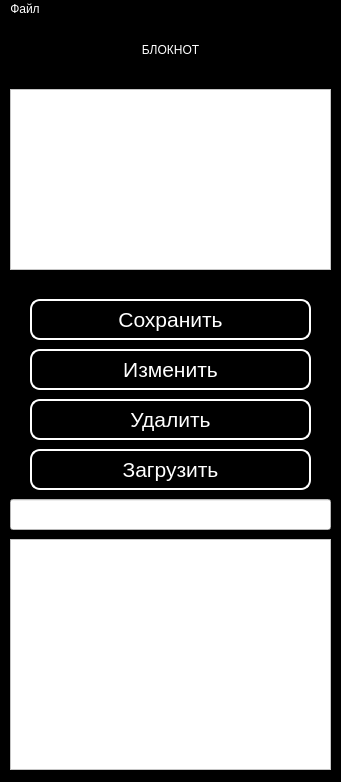
<?xml version="1.0" encoding="UTF-8"?>
<ui version="4.0">
 <class>MainWindow</class>
 <widget class="QMainWindow" name="MainWindow">
  <property name="geometry">
   <rect>
    <x>0</x>
    <y>0</y>
    <width>341</width>
    <height>782</height>
   </rect>
  </property>
  <property name="sizePolicy">
   <sizepolicy hsizetype="Fixed" vsizetype="Fixed">
    <horstretch>255</horstretch>
    <verstretch>255</verstretch>
   </sizepolicy>
  </property>
  <property name="cursor">
   <cursorShape>PointingHandCursor</cursorShape>
  </property>
  <property name="windowTitle">
   <string>Блокнот</string>
  </property>
  <property name="styleSheet">
   <string notr="true">background-color: rgb(0, 0, 0);</string>
  </property>
  <property name="tabShape">
   <enum>QTabWidget::Rounded</enum>
  </property>
  <widget class="QWidget" name="centralwidget">
   <widget class="QListWidget" name="list_student">
    <property name="geometry">
     <rect>
      <x>10</x>
      <y>520</y>
      <width>321</width>
      <height>231</height>
     </rect>
    </property>
    <property name="maximumSize">
     <size>
      <width>16777213</width>
      <height>16777215</height>
     </size>
    </property>
    <property name="font">
     <font>
      <pointsize>13</pointsize>
     </font>
    </property>
    <property name="layoutDirection">
     <enum>Qt::LeftToRight</enum>
    </property>
    <property name="styleSheet">
     <string notr="true">background-color: rgb(255, 255, 255);</string>
    </property>
    <property name="flow">
     <enum>QListView::TopToBottom</enum>
    </property>
   </widget>
   <widget class="QLabel" name="title">
    <property name="geometry">
     <rect>
      <x>0</x>
      <y>10</y>
      <width>341</width>
      <height>41</height>
     </rect>
    </property>
    <property name="styleSheet">
     <string notr="true">color: rgb(255, 255, 255);
font: 81 30pt &quot;Rockwell Extra Bold&quot;;</string>
    </property>
    <property name="text">
     <string>БЛОКНОТ</string>
    </property>
    <property name="alignment">
     <set>Qt::AlignCenter</set>
    </property>
   </widget>
   <widget class="QPushButton" name="btn_save">
    <property name="geometry">
     <rect>
      <x>30</x>
      <y>280</y>
      <width>281</width>
      <height>41</height>
     </rect>
    </property>
    <property name="font">
     <font>
      <pointsize>16</pointsize>
     </font>
    </property>
    <property name="styleSheet">
     <string notr="true">QPushButton{
border-radius: 50%;
color: white;
border-style: outset;
border-width: 2px;
border-radius: 10px;
}
QPushButton:pressed{
	background-color: rgb(63, 63, 63);
}</string>
    </property>
    <property name="text">
     <string>Сохранить</string>
    </property>
   </widget>
   <widget class="QPushButton" name="btn_delete">
    <property name="geometry">
     <rect>
      <x>30</x>
      <y>380</y>
      <width>281</width>
      <height>41</height>
     </rect>
    </property>
    <property name="font">
     <font>
      <pointsize>16</pointsize>
     </font>
    </property>
    <property name="styleSheet">
     <string notr="true">QPushButton{
border-radius: 50%;
color: white;
border-style: outset;
border-width: 2px;
border-radius: 10px;
}
QPushButton:pressed{
	background-color: rgb(63, 63, 63);
}</string>
    </property>
    <property name="text">
     <string>Удалить</string>
    </property>
   </widget>
   <widget class="QPushButton" name="btn_change">
    <property name="geometry">
     <rect>
      <x>30</x>
      <y>330</y>
      <width>281</width>
      <height>41</height>
     </rect>
    </property>
    <property name="font">
     <font>
      <pointsize>16</pointsize>
     </font>
    </property>
    <property name="styleSheet">
     <string notr="true">QPushButton{
border-radius: 50%;
color: white;
border-style: outset;
border-width: 2px;
border-radius: 10px;
}
QPushButton:pressed{
	background-color: rgb(63, 63, 63);
}</string>
    </property>
    <property name="text">
     <string>Изменить</string>
    </property>
   </widget>
   <widget class="QPushButton" name="btn_load">
    <property name="geometry">
     <rect>
      <x>30</x>
      <y>430</y>
      <width>281</width>
      <height>41</height>
     </rect>
    </property>
    <property name="font">
     <font>
      <pointsize>16</pointsize>
     </font>
    </property>
    <property name="styleSheet">
     <string notr="true">QPushButton{
border-radius: 50%;
color: white;
border-style: outset;
border-width: 2px;
border-radius: 10px;
}
QPushButton:pressed{
	background-color: rgb(63, 63, 63);
	font: 16pt &quot;MS Shell Dlg 2&quot;;
}</string>
    </property>
    <property name="text">
     <string>Загрузить</string>
    </property>
   </widget>
   <widget class="QLineEdit" name="name_student">
    <property name="geometry">
     <rect>
      <x>10</x>
      <y>480</y>
      <width>321</width>
      <height>31</height>
     </rect>
    </property>
    <property name="styleSheet">
     <string notr="true">background-color: rgb(255, 255, 255);</string>
    </property>
   </widget>
   <widget class="QTextEdit" name="note">
    <property name="geometry">
     <rect>
      <x>10</x>
      <y>70</y>
      <width>321</width>
      <height>181</height>
     </rect>
    </property>
    <property name="styleSheet">
     <string notr="true">background-color: rgb(255, 255, 255);
font: 75 11pt &quot;Times New Roman&quot;;</string>
    </property>
   </widget>
   <widget class="QLabel" name="label">
    <property name="geometry">
     <rect>
      <x>360</x>
      <y>0</y>
      <width>241</width>
      <height>201</height>
     </rect>
    </property>
    <property name="text">
     <string>TextLabel</string>
    </property>
   </widget>
  </widget>
  <widget class="QMenuBar" name="menuBar">
   <property name="geometry">
    <rect>
     <x>0</x>
     <y>0</y>
     <width>341</width>
     <height>21</height>
    </rect>
   </property>
   <property name="styleSheet">
    <string notr="true">color: rgb(255, 255, 255);
border-color: rgb(39, 33, 34);</string>
   </property>
   <widget class="QMenu" name="menu">
    <property name="title">
     <string>Файл</string>
    </property>
    <addaction name="btn_img"/>
   </widget>
   <addaction name="menu"/>
  </widget>
  <action name="btn_img">
   <property name="text">
    <string>Просмотр изображения</string>
   </property>
  </action>
  <action name="action_2">
   <property name="text">
    <string>Текст_2</string>
   </property>
  </action>
  <action name="action_4">
   <property name="text">
    <string>еще тект</string>
   </property>
  </action>
 </widget>
 <resources/>
 <connections/>
</ui>
